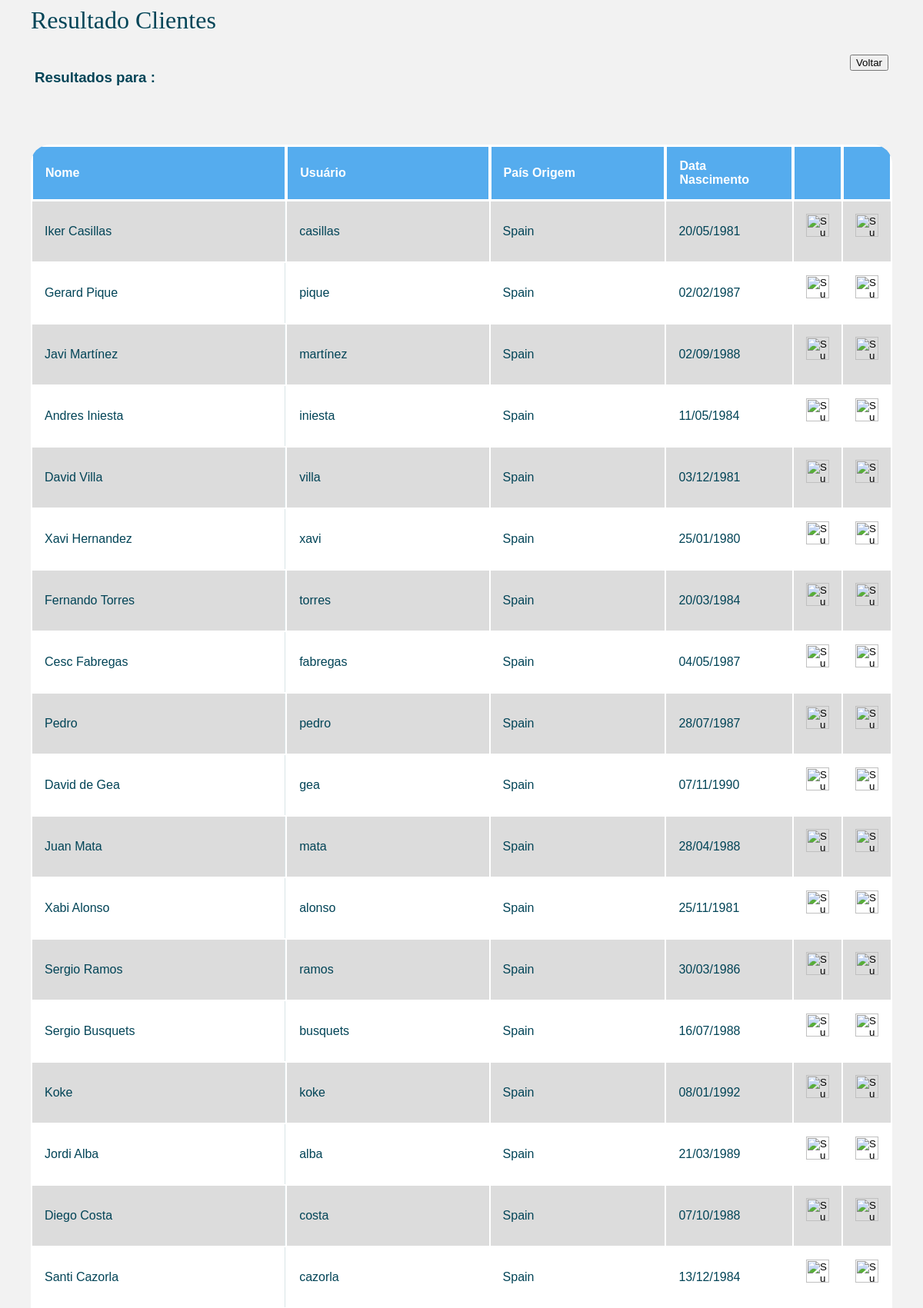
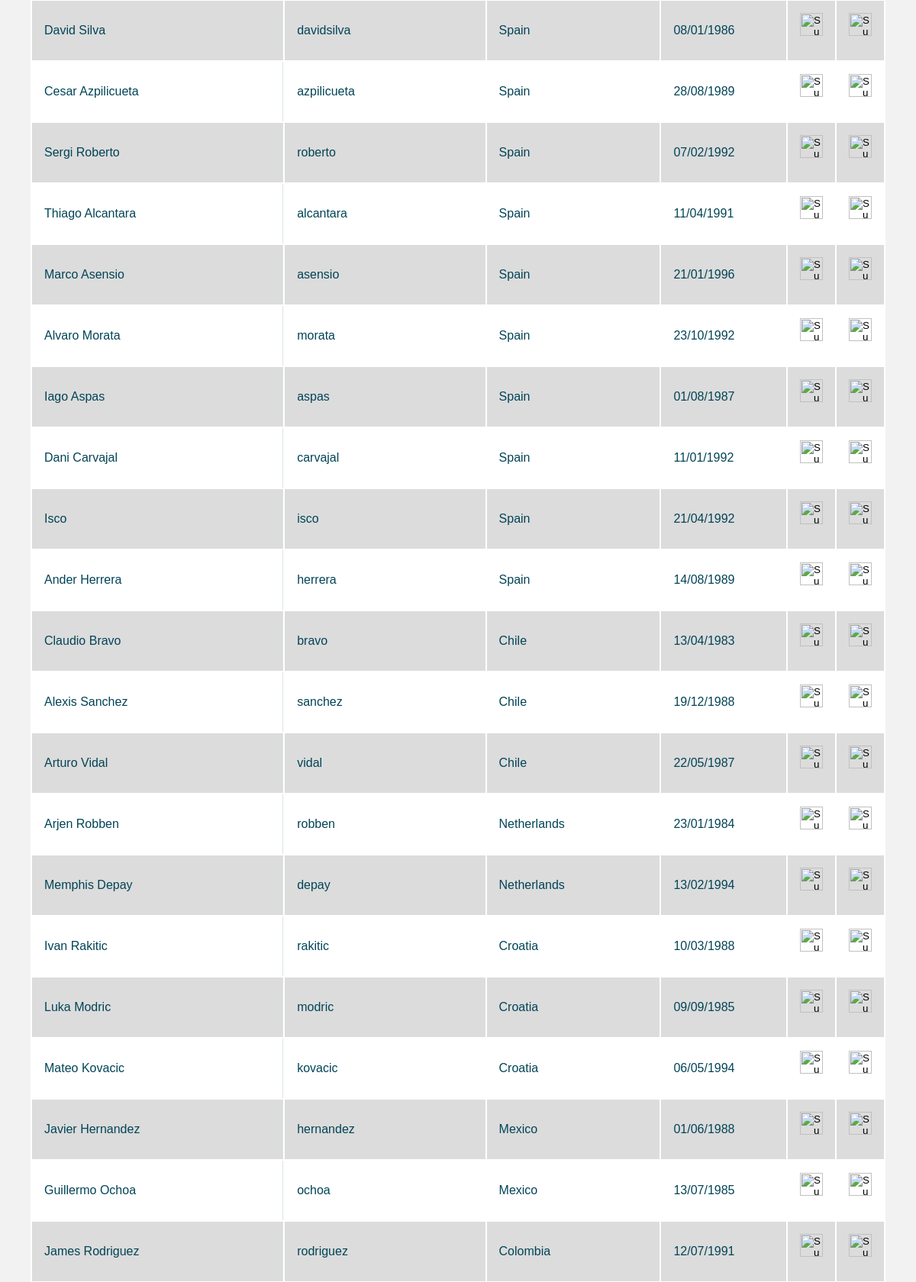
The page /CRUD_PHP/metodo/cidade/pesquisar-cidade.php (upper part) on the database its author committed (2 pictures, top to bottom).
### tables this page shows
CREATE TABLE clientes (
	nome_completo VARCHAR(255) NOT NULL,
	pais VARCHAR(255) NOT NULL,
	data_nasc DATE NOT NULL,
	usuario_id INT NOT NULL,

	FOREIGN KEY (usuario_id) REFERENCES usuarios(usuario_id)
);

CREATE TABLE usuarios (
	usuario_id INT PRIMARY KEY AUTO_INCREMENT,
	username VARCHAR(255) NOT NULL UNIQUE,
	senha VARCHAR(12) NOT NULL,
	tipo INT NOT NULL
);

### CRUD_PHP/metodo/cliente/conectar-cliente.php (called while the page is built, shortened)
<?php
	function abrirBanco(){
		$conexao = new mysqli("localhost","admin","admin_turismo","turismo");
		return $conexao;
	}
	function pesquisar_clientes($valor_pesquisar){
		$banco = abrirBanco();
		$sql = "SELECT clientes.usuario_id,clientes.nome_completo,"
			   . " clientes.pais,clientes.data_nasc,usuarios.username"
			   . " FROM clientes"
			   . " INNER JOIN usuarios ON clientes.usuario_id = usuarios.usuario_id"
			   . " WHERE clientes.nome_completo LIKE '%$valor_pesquisar%'";
	 	$resultado = $banco->query($sql);
	 	while ($row = mysqli_fetch_array($resultado)) {
	 		$grupo[] = $row;
	 	}
	 	return $grupo;
	 }

### CRUD_PHP/metodo/cidade/pesquisar-cidade.php (the view, shortened to what this page needs)
<?php
  include ("conectar-cliente.php");
  $valor_buscar = $_POST['pesquisar-cliente'];
  $grupo = pesquisar_clientes( $valor_buscar );
?>
<head>
  <h1>Resultado Clientes<br></h1>
  <link rel="stylesheet" type="text/css" href="../../css/style2.css">
</head>
<body>
  <div>
    <div class="box">
      <h3>Resultados para <font color="0000FF"><?=$valor_buscar?></font> :</h3>
    </div>
    <div class="box" style="float: right;">
     <form name="voltar" action="../../pages/clientes.php">
        <input type="submit" value="Voltar" />
     </form>
    </div>
  </div>
  <br><br>
  <table class="responstable">
    <thead>
      <tr>
        <th width="400">Nome</th>
        <th width="300">Usuário</th>
        <th width="250">País Origem</th>
        <th width="150">Data Nascimento</th>
        <th width="8"></th>
        <th width="8"></th>
      </tr>
    </thead>
    <tbody>
      <?php
      foreach ($grupo as $clientes) { ?>
        <tr>
          <td><?=$clientes["nome_completo"]?></td>
          <td><?=$clientes["username"]?></td>
          <td><?=$clientes["pais"]?></td>
          <td><?=formatoData($clientes["data_nasc"])?></td>
          <td>
            <form name="alterar-cliente" action="alterar-cliente.php" method="POST">
              <input type="image" width="30" src="../../imgs/i-editar.png">
            </form>
          </td>
          <td>
            <form name="excluir-cliente" action="conectar-cliente.php" method="POST">
              <input type="image" width="30" src="../../imgs/i-excluir.png">
            </form>
          </td>
        </tr>
      <?php
      } ?>
    </tbody>
  </table>
  <?php
    function formatoData($data) {
      $array = explode("-", $data);
      $novaData = $array[2]."/".$array[1]."/".$array[0];
      return $novaData;
    }
  ?>
</body>
</html>

### CRUD_PHP/css/style2.css (style rules this page uses)
.responstable { margin: 1em 0; width: 100%; overflow: hidden; background: #FFF; color: #024457; border-radius: 25px; }
.responstable tr { border: 1px solid #D9E4E6; }
.responstable tr:nth-child(odd) { background-color: #DCDCDC; }
.responstable th { display: none; border: 1px solid #FFF; background-color: #55acee; color: #FFF; padding: 1em; }
.responstable th:first-child { display: table-cell; }
.responstable th:nth-child(2) { display: table-cell; }
.responstable th:nth-child(2):after { content: attr(data-th); }
@media (min-width: 480px) { .responstable th:nth-child(2):after { display: none; } }
.responstable td { display: block; word-wrap: break-word; max-width: 7em; }
.responstable td:first-child { display: table-cell; //text-align: center; border-right: 1px solid #D9E4E6; }
.responstable th, .responstable td { text-align: left; margin: .5em 1em; }
@media (min-width: 480px) { .responstable th, .responstable td { display: table-cell; padding: 1em; } }
body { padding: 0 2em; font-family: Arial, sans-serif; color: #024457; background: #f2f2f2; }
h1 { font-family: Verdana; font-weight: normal; color: #024457; }
.box { display: inline-block; margin: 5px 5px; }

### rows shown on the page
clientes: nome_completo "Iker Casillas", usuario.username "casillas", pais "Spain", data_nasc "20/05/1981"
clientes: nome_completo "Gerard Pique", usuario.username "pique", pais "Spain", data_nasc "02/02/1987"
clientes: nome_completo "Javi Martínez", usuario.username "martínez", pais "Spain", data_nasc "02/09/1988"
clientes: nome_completo "Andres Iniesta", usuario.username "iniesta", pais "Spain", data_nasc "11/05/1984"
clientes: nome_completo "David Villa", usuario.username "villa", pais "Spain", data_nasc "03/12/1981"
clientes: nome_completo "Xavi Hernandez", usuario.username "xavi", pais "Spain", data_nasc "25/01/1980"
clientes: nome_completo "Fernando Torres", usuario.username "torres", pais "Spain", data_nasc "20/03/1984"
clientes: nome_completo "Cesc Fabregas", usuario.username "fabregas", pais "Spain", data_nasc "04/05/1987"
clientes: nome_completo "Pedro", usuario.username "pedro", pais "Spain", data_nasc "28/07/1987"
clientes: nome_completo "David de Gea", usuario.username "gea", pais "Spain", data_nasc "07/11/1990"
clientes: nome_completo "Juan Mata", usuario.username "mata", pais "Spain", data_nasc "28/04/1988"
clientes: nome_completo "Xabi Alonso", usuario.username "alonso", pais "Spain", data_nasc "25/11/1981"
clientes: nome_completo "Sergio Ramos", usuario.username "ramos", pais "Spain", data_nasc "30/03/1986"
clientes: nome_completo "Sergio Busquets", usuario.username "busquets", pais "Spain", data_nasc "16/07/1988"
clientes: nome_completo "Koke", usuario.username "koke", pais "Spain", data_nasc "08/01/1992"
clientes: nome_completo "Jordi Alba", usuario.username "alba", pais "Spain", data_nasc "21/03/1989"
clientes: nome_completo "Diego Costa", usuario.username "costa", pais "Spain", data_nasc "07/10/1988"
clientes: nome_completo "Santi Cazorla", usuario.username "cazorla", pais "Spain", data_nasc "13/12/1984"
clientes: nome_completo "David Silva", usuario.username "davidsilva", pais "Spain", data_nasc "08/01/1986"
clientes: nome_completo "Cesar Azpilicueta", usuario.username "azpilicueta", pais "Spain", data_nasc "28/08/1989"
clientes: nome_completo "Sergi Roberto", usuario.username "roberto", pais "Spain", data_nasc "07/02/1992"
clientes: nome_completo "Thiago Alcantara", usuario.username "alcantara", pais "Spain", data_nasc "11/04/1991"
clientes: nome_completo "Marco Asensio", usuario.username "asensio", pais "Spain", data_nasc "21/01/1996"
clientes: nome_completo "Alvaro Morata", usuario.username "morata", pais "Spain", data_nasc "23/10/1992"
clientes: nome_completo "Iago Aspas", usuario.username "aspas", pais "Spain", data_nasc "01/08/1987"
clientes: nome_completo "Dani Carvajal", usuario.username "carvajal", pais "Spain", data_nasc "11/01/1992"
clientes: nome_completo "Isco", usuario.username "isco", pais "Spain", data_nasc "21/04/1992"
clientes: nome_completo "Ander Herrera", usuario.username "herrera", pais "Spain", data_nasc "14/08/1989"
clientes: nome_completo "Claudio Bravo", usuario.username "bravo", pais "Chile", data_nasc "13/04/1983"
clientes: nome_completo "Alexis Sanchez", usuario.username "sanchez", pais "Chile", data_nasc "19/12/1988"
clientes: nome_completo "Arturo Vidal", usuario.username "vidal", pais "Chile", data_nasc "22/05/1987"
clientes: nome_completo "Arjen Robben", usuario.username "robben", pais "Netherlands", data_nasc "23/01/1984"
clientes: nome_completo "Memphis Depay", usuario.username "depay", pais "Netherlands", data_nasc "13/02/1994"
clientes: nome_completo "Ivan Rakitic", usuario.username "rakitic", pais "Croatia", data_nasc "10/03/1988"
clientes: nome_completo "Luka Modric", usuario.username "modric", pais "Croatia", data_nasc "09/09/1985"
clientes: nome_completo "Mateo Kovacic", usuario.username "kovacic", pais "Croatia", data_nasc "06/05/1994"
clientes: nome_completo "Javier Hernandez", usuario.username "hernandez", pais "Mexico", data_nasc "01/06/1988"
clientes: nome_completo "Guillermo Ochoa", usuario.username "ochoa", pais "Mexico", data_nasc "13/07/1985"
clientes: nome_completo "James Rodriguez", usuario.username "rodriguez", pais "Colombia", data_nasc "12/07/1991"
